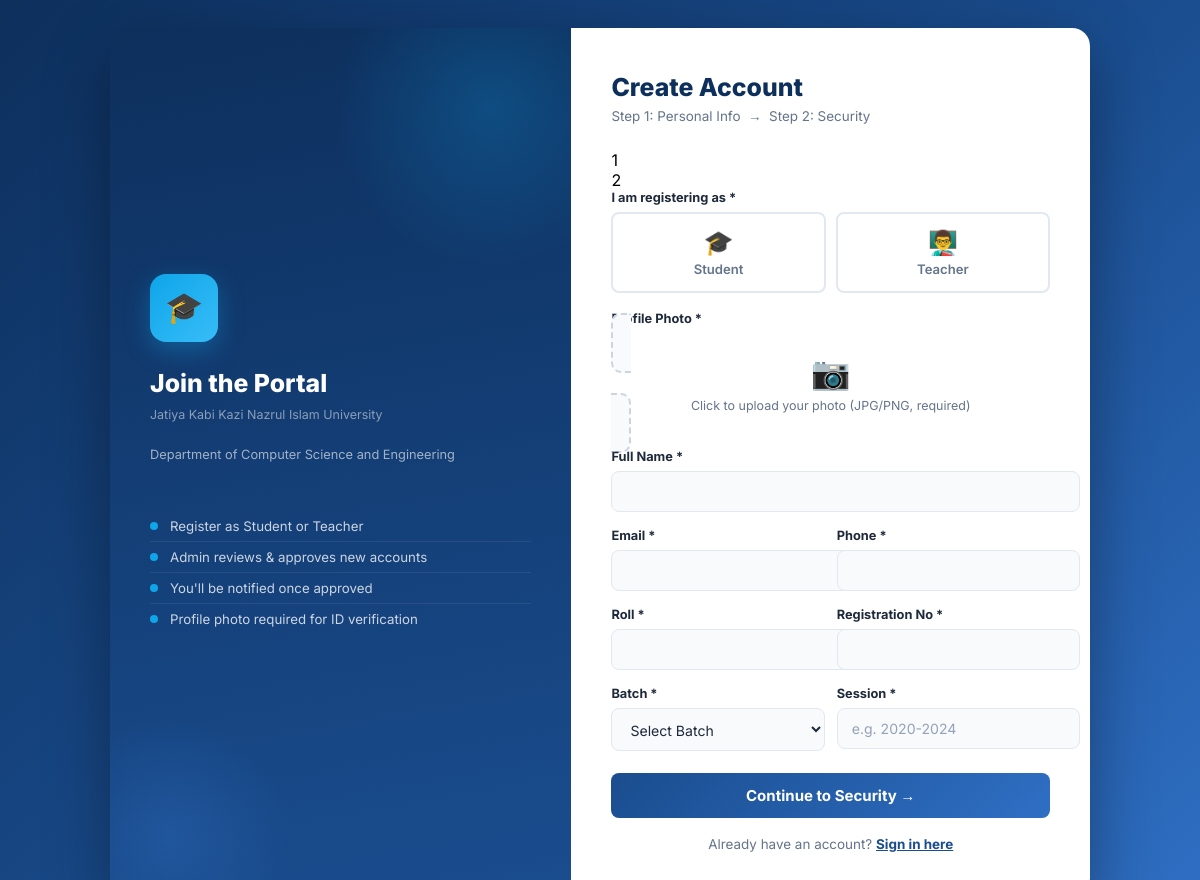
/register.php, run on the app's committed database.
### tables this page shows
CREATE TABLE settings (
    id INT AUTO_INCREMENT PRIMARY KEY,
    portal_name VARCHAR(150) NOT NULL DEFAULT 'CSE Department Portal',
    university_name VARCHAR(200) NOT NULL DEFAULT 'Jatiya Kabi Kazi Nazrul Islam University',
    department_name VARCHAR(200) NOT NULL DEFAULT 'Department of Computer Science and Engineering',
    description TEXT DEFAULT NULL,
    contact_info TEXT DEFAULT NULL,
    logo VARCHAR(255) DEFAULT NULL
);

### config/config.php (called while the page is built, shortened)
<?php
spl_autoload_register(function ($class) {
    $paths = [
        ROOT_PATH . '/app/classes/' . $class . '.php',
        ROOT_PATH . '/app/models/' . $class . '.php',
        ROOT_PATH . '/app/controllers/' . $class . '.php',
    ];
    foreach ($paths as $path) {
        if (file_exists($path)) {
            return;
        }
    }
});

### app/classes/Database.php (called while the page is built, shortened)
<?php
class Database
{
    private static ?Database $instance = null;
    private PDO $connection;
    private function __construct()
    {
        $dsn = 'mysql:host=' . DB_HOST . ';dbname=' . DB_NAME . ';charset=' . DB_CHARSET;
        $options = [
            PDO::ATTR_ERRMODE            => PDO::ERRMODE_EXCEPTION,
            PDO::ATTR_DEFAULT_FETCH_MODE => PDO::FETCH_ASSOC,
            PDO::ATTR_EMULATE_PREPARES   => false,
        ];
        $this->connection = new PDO($dsn, DB_USER, DB_PASS, $options);
    }
    public static function getInstance(): Database
    {
        if (self::$instance === null) {
            self::$instance = new self();
        }
        return self::$instance;
    }
    public function getConnection(): PDO
    {
        return $this->connection;
    }
}

### app/classes/SettingsModel.php (called while the page is built, shortened)
<?php
class SettingsModel
{
    private PDO $db;
    public function __construct()
    {
        $this->db = Database::getInstance()->getConnection();
    }
    public function get(): array
    {
        $stmt = $this->db->query("SELECT * FROM settings ORDER BY id LIMIT 1");
        $row = $stmt->fetch();
        return $row;
    }
}

### register.php (the view, shortened to what this page needs)
<?php
require_once 'config/database.php';
$settingsModel = new SettingsModel();
$settings      = $settingsModel->get();
$old = $_POST ?? [];
?>
<!DOCTYPE html>
<html lang="en">
<head>
    <link rel="stylesheet" href="<?= BASE_URL ?>assets/css/auth.css">
</head>
<body class="auth-page">
<div class="auth-container">
    <div class="auth-left">
        <div class="auth-logo">🎓</div>
        <div class="auth-brand-name">Join the Portal</div>
        <div class="auth-univ"><?= htmlspecialchars($settings['university_name']) ?></div>
        <div class="auth-desc"><?= htmlspecialchars($settings['department_name']) ?></div>
        <ul class="auth-features">
            <li><span class="feature-dot"></span>Register as Student or Teacher</li>
            <li><span class="feature-dot"></span>Admin reviews & approves new accounts</li>
            <li><span class="feature-dot"></span>You'll be notified once approved</li>
            <li><span class="feature-dot"></span>Profile photo required for ID verification</li>
        </ul>
    </div>
    <div class="auth-right">
        <div class="auth-form-title">Create Account</div>
        <div class="auth-form-subtitle">Step 1: Personal Info &nbsp;→&nbsp; Step 2: Security</div>
        <div class="step-indicator">
            <div class="step-circle active" id="stepCircle1">1</div>
            <div class="step-circle" id="stepCircle2">2</div>
        </div>
        <form class="auth-form" method="POST" enctype="multipart/form-data" id="registerForm">
            <div id="step1">
                <div class="form-group">
                    <label class="form-label">I am registering as *</label>
                    <div class="role-selector">
                        <label class="role-option <?= ($old['role'] ?? '')==='student' ? 'selected' : '' ?>">
                            <div class="role-icon">🎓</div><div>Student</div>
                        </label>
                        <label class="role-option <?= ($old['role'] ?? '')==='teacher' ? 'selected' : '' ?>">
                            <div class="role-icon">👨‍🏫</div><div>Teacher</div>
                        </label>
                    </div>
                </div>
                <div class="form-group">
                    <label class="form-label">Profile Photo *</label>
                    <label class="photo-upload-box" id="photoBox">
                        <div id="photoPreview">
                            <div class="upload-icon">📷</div>
                            <div class="upload-text">Click to upload your photo (JPG/PNG, required)</div>
                        </div>
                    </label>
                </div>
                <div class="form-group">
                    <label class="form-label">Full Name *</label>
                    <input type="text" name="name" class="form-control" required value="<?= htmlspecialchars($old['name'] ?? '') ?>">
                </div>
                <div class="form-row" style="display:grid;grid-template-columns:1fr 1fr;gap:12px">
                    <div class="form-group">
                        <label class="form-label">Email *</label>
                        <input type="email" name="email" class="form-control" required value="<?= htmlspecialchars($old['email'] ?? '') ?>">
                    </div>
                    <div class="form-group">
                        <label class="form-label">Phone *</label>
                        <input type="text" name="phone" class="form-control" required value="<?= htmlspecialchars($old['phone'] ?? '') ?>">
                    </div>
                </div>
                <div data-role-fields="student" style="display:<?= ($old['role'] ?? '')==='teacher' ? 'none' : 'block' ?>">
                    <div class="form-row" style="display:grid;grid-template-columns:1fr 1fr;gap:12px">
                        <div class="form-group">
                            <label class="form-label">Roll *</label>
                            <input type="text" name="roll" class="form-control" value="<?= htmlspecialchars($old['roll'] ?? '') ?>">
                        </div>
                        <div class="form-group">
                            <label class="form-label">Registration No *</label>
                            <input type="text" name="reg_no" class="form-control" value="<?= htmlspecialchars($old['reg_no'] ?? '') ?>">
                        </div>
                    </div>
                    <div class="form-row" style="display:grid;grid-template-columns:1fr 1fr;gap:12px">
                        <div class="form-group">
                            <label class="form-label">Batch *</label>
                            <select name="batch_id" class="form-control">
                                <option value="">Select Batch</option>
                            </select>
                        </div>
                        <div class="form-group">
                            <label class="form-label">Session *</label>
                            <input type="text" name="session" class="form-control" placeholder="e.g. 2020-2024" value="<?= htmlspecialchars($old['session'] ?? '') ?>">
                        </div>
                    </div>
                </div>
                <button type="button" class="btn-auth" onclick="goToStep(2)">Continue to Security →</button>
            </div>
        </form>
        <div class="auth-switch">
            Already have an account? <a href="<?= BASE_URL ?>login.php">Sign in here</a>
        </div>
    </div>
</div>
</body>
</html>

### assets/css/auth.css (style rules this page uses)
body.auth-page { background: linear-gradient(135deg, #0d2f5c 0%, #1a4d8f 55%, #2f6fc4 100%); min-height: 100vh; display: flex; align-items: center; justify-content: center; padding: 20px; font-family: 'Inter', system-ui, sans-serif; }
.auth-container { display: flex; width: 100%; max-width: 980px; min-height: 580px; box-shadow: 0 24px 64px rgba(0,0,0,0.35); border-radius: 18px; overflow: hidden; }
.auth-left { flex: 1; background: linear-gradient(170deg, #0d2f5c 0%, #1a4d8f 100%); padding: 48px 40px; display: flex; flex-direction: column; justify-content: center; position: relative; overflow: hidden; }
.auth-left::before { content: ''; position: absolute; top: -80px; right: -80px; width: 320px; height: 320px; background: radial-gradient(circle, rgba(14,165,233,0.22) 0%, transparent 70%); border-radius: 50%; }
.auth-left::after { content: ''; position: absolute; bottom: -60px; left: -60px; width: 240px; height: 240px; background: radial-gradient(circle, rgba(47,111,196,0.35) 0%, transparent 70%); border-radius: 50%; }
.auth-logo { width: 68px; height: 68px; background: linear-gradient(135deg, #0ea5e9, #38bdf8); border-radius: 16px; display: flex; align-items: center; justify-content: center; font-size: 1.9rem; margin-bottom: 26px; position: relative; z-index: 1; box-shadow: 0 8px 24px rgba(14,165,233,0.35); overflow: hidden; }
.auth-brand-name { font-size: 1.55rem; font-weight: 800; color: white; margin-bottom: 8px; position: relative; z-index: 1; line-height: 1.25; }
.auth-univ { font-size: 0.78rem; color: rgba(255,255,255,0.5); margin-bottom: 22px; position: relative; z-index: 1; }
.auth-desc { font-size: 0.8rem; color: rgba(255,255,255,0.6); line-height: 1.7; margin-bottom: 30px; position: relative; z-index: 1; }
.auth-features { list-style: none; padding: 0; position: relative; z-index: 1; }
.auth-features li { display: flex; align-items: center; gap: 12px; color: rgba(255,255,255,0.78); font-size: 0.83rem; padding: 7px 0; border-bottom: 1px solid rgba(255,255,255,0.07); }
.auth-features li:last-child { border-bottom: none; }
.feature-dot { width: 8px; height: 8px; background: var(--accent, #0ea5e9); border-radius: 50%; flex-shrink: 0; }
.auth-right { flex: 1.15; background: #ffffff; padding: 44px 40px; display: flex; flex-direction: column; justify-content: center; overflow-y: auto; }
.auth-form-title { font-size: 1.55rem; font-weight: 800; color: #0d2f5c; margin-bottom: 6px; }
.auth-form-subtitle { font-size: 0.84rem; color: #64748b; margin-bottom: 26px; }
.auth-form .form-group { margin-bottom: 16px; }
.auth-form .form-label { display: block; font-size: 0.8rem; font-weight: 700; color: #1e293b; margin-bottom: 7px; }
.auth-form .form-control { width: 100%; padding: 11px 14px; border: 1.5px solid #e2e8f0; border-radius: 8px; font-family: inherit; font-size: 0.88rem; color: #1e293b; background: #f8fafc; transition: border-color 0.2s, box-shadow 0.2s; }
.auth-form .form-control::placeholder { color: #94a3b8; }
.btn-auth { width: 100%; padding: 13px; background: linear-gradient(135deg, #1a4d8f, #2f6fc4); color: white; border: none; border-radius: 8px; font-family: inherit; font-size: 0.94rem; font-weight: 700; cursor: pointer; transition: opacity 0.2s, transform 0.2s; margin-top: 6px; }
.auth-switch { text-align: center; margin-top: 18px; font-size: 0.84rem; color: #64748b; }
.auth-switch a { color: #1a4d8f; font-weight: 700; }
.role-selector { display: flex; gap: 10px; margin-bottom: 18px; }
.role-option { flex: 1; border: 2px solid #e2e8f0; border-radius: 8px; padding: 14px 10px; text-align: center; cursor: pointer; transition: all 0.2s; font-size: 0.82rem; color: #64748b; font-weight: 600; }
.role-option .role-icon { font-size: 1.5rem; margin-bottom: 4px; }
.photo-upload-box { border: 2px dashed #cbd5e1; border-radius: 10px; padding: 18px; text-align: center; cursor: pointer; transition: border-color 0.2s; background: #f8fafc; }
.photo-upload-box .upload-icon { font-size: 2rem; margin-bottom: 6px; }
.photo-upload-box .upload-text { font-size: 0.78rem; color: #64748b; }

### data on the page
settings: university_name "Jatiya Kabi Kazi Nazrul Islam University", department_name "Department of Computer Science and Engineering"
